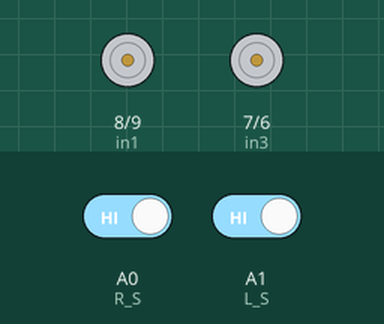
A sketch run on a simulated Arduino Uno, built with avr-gcc and run on an emulated ATmega328P. Parts: motor-driver pin pairs drawn as motors (green arrow = first pin HIGH = forward, orange = second pin HIGH = backward, longer = more drive, scaled by the enable pin). The test bench sets the inputs (shaded band); at power-on: A0 (R_S) HIGH, A1 (L_S) HIGH.

Above: at 2.2 s.
2.3 s: A0 (R_S) driven LOW
At 3.5 s:
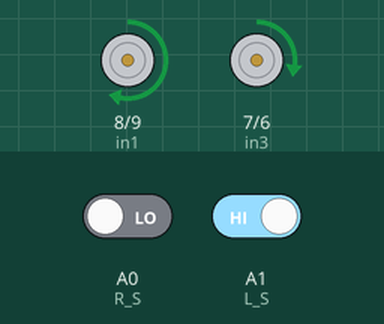
3.8 s: A1 (L_S) driven LOW
At 4.6 s:
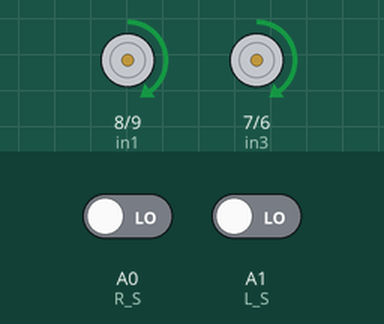
5.3 s: A0 (R_S) driven HIGH
At 5.8 s:
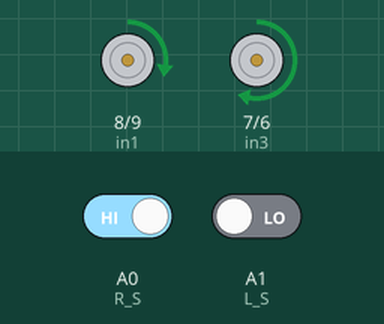
Timing chart, 0 to 8.3 s (numbered marks = the images above; inputs shaded):
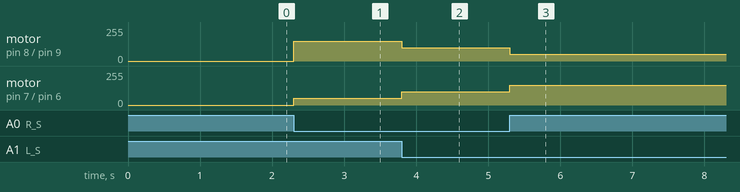

The sketch:

line_follower.ino
```cpp
// Optimized Arduino Line Follower Robot Code

#define enA 10  // Enable1 L293 Pin enA (right motor)
#define in1 8   // Motor1 L293 Pin in1 (right motor forward)
#define in2 9   // Motor1 L293 Pin in2 (right motor backward)
#define in3 7   // Motor2 L293 Pin in3 (left motor forward)
#define in4 6   // Motor2 L293 Pin in4 (left motor backward)
#define enB 11  // Enable2 L293 Pin enB (left motor)

#define R_S A0  // Right IR sensor
#define L_S A1  // Left IR sensor

int baseSpeed = 100;  // Base speed for both motors
int turnSpeed = 50;   // Speed differential for turning

void setup() {
  pinMode(R_S, INPUT);
  pinMode(L_S, INPUT);

  pinMode(enA, OUTPUT);
  pinMode(in1, OUTPUT);
  pinMode(in2, OUTPUT);
  pinMode(in3, OUTPUT);
  pinMode(in4, OUTPUT);
  pinMode(enB, OUTPUT);

  digitalWrite(in1, LOW);
  digitalWrite(in2, LOW);
  digitalWrite(in3, LOW);
  digitalWrite(in4, LOW);

  delay(1000);  // Simple startup delay
}

void loop() {
  int rightSensor = digitalRead(R_S);  // Read right sensor
  int leftSensor = digitalRead(L_S);   // Read left sensor

  // Condition for forward movement
  if (rightSensor == 0 && leftSensor == 0) {
    forward(baseSpeed);
  }

  // Condition for turning right
  else if (rightSensor == 1 && leftSensor == 0) {
    turnRight(baseSpeed, turnSpeed);
  }

  // Condition for turning left
  else if (rightSensor == 0 && leftSensor == 1) {
    turnLeft(baseSpeed, turnSpeed);
  }

  // Condition for stopping (both sensors on black)
  else if (rightSensor == 1 && leftSensor == 1) {
    Stop();
  }
}

void forward(int speed) {
  digitalWrite(in1, HIGH);  // Right motor forward
  digitalWrite(in2, LOW);
  digitalWrite(in3, HIGH);  // Left motor forward
  digitalWrite(in4, LOW);
  analogWrite(enA, speed);  // Adjust PWM for speed control
  analogWrite(enB, speed);
}

void turnRight(int baseSpeed, int turnSpeed) {
  digitalWrite(in1, HIGH);  // Right motor slow down
  digitalWrite(in2, LOW);
  digitalWrite(in3, HIGH);  // Left motor speed up
  digitalWrite(in4, LOW);
  analogWrite(enA, baseSpeed - turnSpeed);  // Right motor slower
  analogWrite(enB, baseSpeed + turnSpeed);  // Left motor faster
}

void turnLeft(int baseSpeed, int turnSpeed) {
  digitalWrite(in1, HIGH);  // Right motor speed up
  digitalWrite(in2, LOW);
  digitalWrite(in3, HIGH);  // Left motor slow down
  digitalWrite(in4, LOW);
  analogWrite(enA, baseSpeed + turnSpeed);  // Right motor faster
  analogWrite(enB, baseSpeed - turnSpeed);  // Left motor slower
}

void Stop() {
  digitalWrite(in1, LOW);
  digitalWrite(in2, LOW);
  digitalWrite(in3, LOW);
  digitalWrite(in4, LOW);
  analogWrite(enA, 0);  // Stop motors
  analogWrite(enB, 0);
}
```

Measured:
- after the input at 2.3 s, motor on pin 8 (in1) / pin 9 (in2): stopped → forward 150/255 at once; motor on pin 7 (in3) / pin 6 (in4): stopped → forward 50/255 at once
- after the input at 3.8 s, motor on pin 8 (in1) / pin 9 (in2): forward 150/255 → forward 100/255 at once; motor on pin 7 (in3) / pin 6 (in4): forward 50/255 → forward 100/255 at once
- after the input at 5.3 s, motor on pin 8 (in1) / pin 9 (in2): forward 100/255 → forward 50/255 at once; motor on pin 7 (in3) / pin 6 (in4): forward 100/255 → forward 150/255 at once
